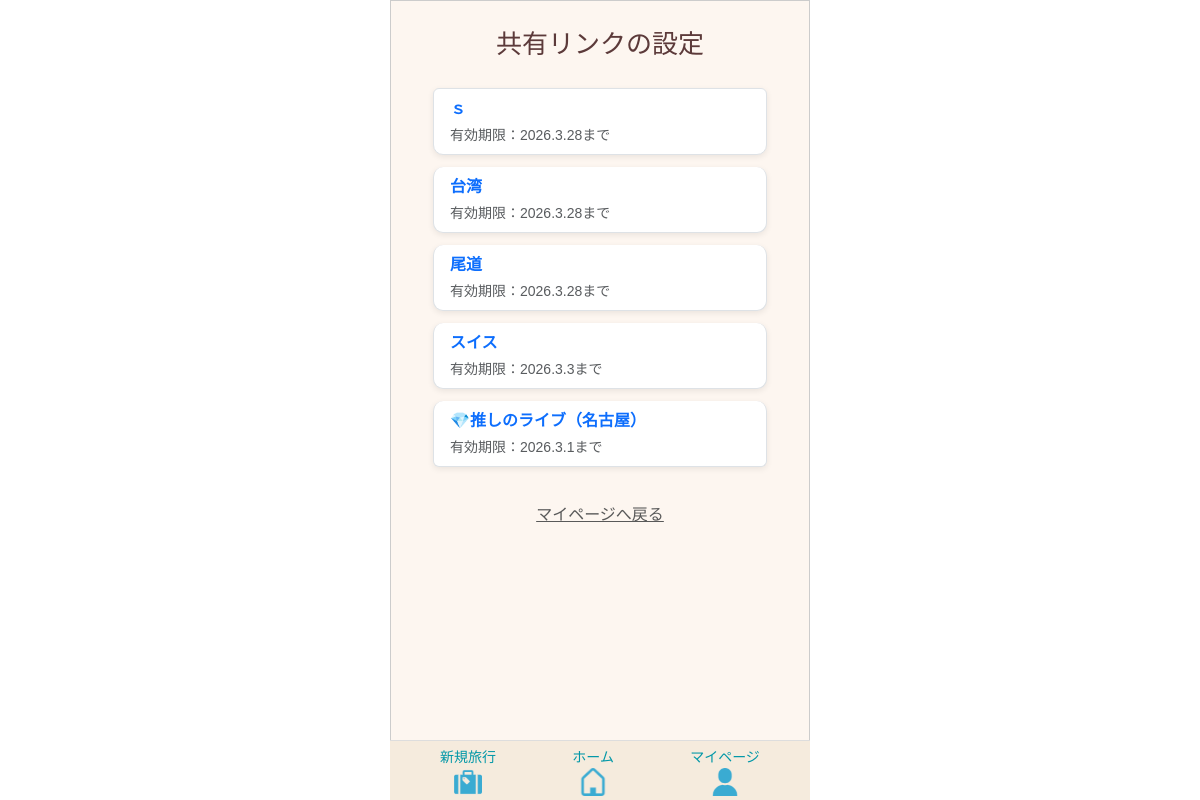
The app's page /share/settings/ (signed in) with its own data.
### app/models/link.py (models this page shows)
class Link(models.Model):
    class PermissionType(models.IntegerChoices):
        READ_ONLY    = 0, _("閲覧のみ")
        EDITABLE     = 1, _("編集可能")
    class ExpirationType(models.IntegerChoices):
        ONE_MONTH = 0, _("1か月間")
        AFTER_TRIP = 1, _("旅行終了日翌日")
        USER_INPUT = 2, _("ユーザー入力")
    template = models.ForeignKey(
        Template,
        on_delete=models.CASCADE,
        verbose_name=_("テンプレートID")
    )
    user = models.ForeignKey(
        settings.AUTH_USER_MODEL,
        on_delete=models.CASCADE,
        verbose_name=_("ユーザーID")
    )
    share_token = models.CharField(
        max_length=12,
        unique=True,
        verbose_name=_("共有トークン")
    )
    permission_type = models.IntegerField(
        choices=PermissionType.choices,
        default=PermissionType.READ_ONLY,
        verbose_name=_("編集権限")
    )
    expiration_type = models.IntegerField(
        choices=ExpirationType.choices,
        default=ExpirationType.ONE_MONTH,
        verbose_name=_("有効期限タイプ")
    )
    expiration_date = models.DateField(
         verbose_name=_("有効期限"),
         )
    created_at = models.DateTimeField(
         auto_now_add=True,
         verbose_name=_("作成日")
         )
    updated_at = models.DateTimeField(
        auto_now=True,
        verbose_name=_("更新日")
        )
    class Meta:
      verbose_name = _("共有リンク")
      verbose_name_plural = _("共有リンク")

### app/models/template.py (models this page shows, shortened)
class Template(models.Model):
    class SourceType(models.IntegerChoices):
        FROM_TRAVEL   = 0, _("旅行情報より作成")
        FROM_TEMPLATE = 1, _("既存テンプレートを反映")
    user = models.ForeignKey(
        settings.AUTH_USER_MODEL,
        on_delete=models.CASCADE,
        verbose_name=_("ユーザーID")
    )
    travel_info = models.ForeignKey(
        Travel_info,
        on_delete=models.CASCADE,
        verbose_name=_("旅行情報ID")
    )
    source_type = models.IntegerField(
        choices=SourceType.choices,
        verbose_name=_("生成タイプ")
    )
    template_source = models.ForeignKey(
        "self",
        null=True,
        blank=True,
        on_delete=models.SET_NULL,
        verbose_name=_("テンプレート参照元"),
        related_name="derived_templates"
    )
    created_at = models.DateTimeField(
         auto_now_add=True,
         verbose_name=_("作成日")
         )
    updated_at = models.DateTimeField(
        auto_now=True,
        verbose_name=_("更新日")
        )
    class Meta:
      verbose_name = _("テンプレート")

### app/models/travel.py (models this page shows, shortened)
class Travel_info(models.Model):
    class StayType(models.IntegerChoices):
        DAY_TRIP = 0, _("日帰り")
        STAY     = 1, _("宿泊")
    class LocationType(models.IntegerChoices):
        DOMESTIC = 0, _("国内")
        OVERSEAS = 1, _("海外")
    class StatusType(models.IntegerChoices):
        NOT_DONE  = 0, _("未")
        COMPLETE  = 1, _("完")
        PROCESSED = 2, _("済")
    travel_info_id = models.AutoField(
        primary_key=True,
        verbose_name=_("旅行情報ID")
    )
    user = models.ForeignKey(
        settings.AUTH_USER_MODEL,
        on_delete=models.CASCADE,
        verbose_name=_("ユーザーID")
    )
    travel_title = models.CharField(
        max_length=100,
        verbose_name=_("旅行タイトル")
    )
    start_date = models.DateField(
        verbose_name=_("開始日")
    )
    end_date = models.DateField(
        verbose_name=_("終了日")
    )
    stay_type = models.IntegerField(
        choices=StayType.choices,
        verbose_name=_("宿泊タイプ")
    )
    location = models.IntegerField(
        choices=LocationType.choices,
        verbose_name=_("場所"),
    )
    memo = models.CharField(
        max_length=230,
        blank=True,
        verbose_name=_("メモ")
    )
    status = models.IntegerField(
        choices=StatusType.choices,
        default=0,
        verbose_name=_("ステータス")
    )
    transport = models.ManyToManyField(
        "Transport",
        through="Travelmode",
        verbose_name=_("交通手段")
    )
    created_at = models.DateTimeField(
        auto_now_add=True,
        verbose_name=_("作成日")
    )
    updated_at = models.DateTimeField(
       auto_now=True,
        verbose_name=_("更新日")
    )
    class Meta:
        verbose_name = _("旅行情報")
        verbose_name_plural = _("旅行情報")

### app/views/mypage/link.py (the view)
# urls.py: path('share/settings/', share_settings, name='share_settings'),
@login_required
def share_settings(request):
    links = Link.objects.filter(user=request.user).order_by('-created_at')
    for link in links:
        if link.expiration_date:
            df = DateFormat(link.expiration_date)
            link.formatted_expiration = df.format('Y.n.j')
        link.absolute_url = request.build_absolute_uri(f"/share/{link.share_token}/")
    return render(request, 'mypage/link_list.html', {
        'links': links
    })

### templates/mypage/link_list.html (shortened to what this page needs)
{% extends 'base.html' %}
{% load static %}
{% block extra_css %}
{{ block.super }}
<link rel="stylesheet" href="{% static 'tabipre/css/mypage/list_link.css' %}">
<link rel="stylesheet" href="{% static 'tabipre/css/mypage/mypage.css' %}">
{% endblock %}
{% block content %}
<div class="container mt-4">
    <div class="mb-4 sub-title">共有リンクの設定</div>
    {% if links %}
        <ul class="list-group mb-4">
            {% for link in links %}
                <li class="list-group-item">
                    <a href="#"
                       class="text-decoration-none d-block"
                       data-bs-toggle="modal"
                       data-bs-target="#shareLinkModal"
                       data-link-id="{{ link.id }}"
                       data-url="{{ link.absolute_url }}"
                       data-permission="{{ link.permission_type }}"
                       data-expiration="{{ link.formatted_expiration }}"
                       data-title="{{ link.template.travel_info.travel_title }}"
                    >
                        <div class="fw-bold fs-6">
                            {{ link.template.travel_info.travel_title }}
                        </div>
                        <div class="text-muted small mt-1">
                            有効期限：{{ link.formatted_expiration }}まで
                        </div>
                    </a>
                </li>
            {% endfor %}
        </ul>
    {% else %}
        <p class="text-center text-muted mb-4">共有リンクはまだ登録されていません。</p>
    {% endif %}
    <div class="text-center mb-5">
        <a href="{% url 'app:mypage' %}" class="back-link">
            マイページへ戻る
        </a>
    </div>
</div>
{% endblock %}

### static/tabipre/css/base/base.css (style rules this page uses)
.sub-title { font-size: 26px; color: #5c3a3a; text-align: center; }
.back-link { color: #595959; }
html { overflow-y: scroll; }

### static/tabipre/css/mypage/list_link.css (style rules this page uses)
.list-group-item { margin-bottom: 12px; border-radius: 10px; box-shadow: 0 2px 6px rgba(0,0,0,0.08); }

### records on screen
Link: template.travel_info.travel_title "ｓ", formatted_expiration "2026.3.28"
Link: template.travel_info.travel_title "台湾", formatted_expiration "2026.3.28"
Link: template.travel_info.travel_title "尾道", formatted_expiration "2026.3.28"
Link: template.travel_info.travel_title "スイス", formatted_expiration "2026.3.3"
Link: template.travel_info.travel_title "💎推しのライブ（名古屋）", formatted_expiration "2026.3.1"
